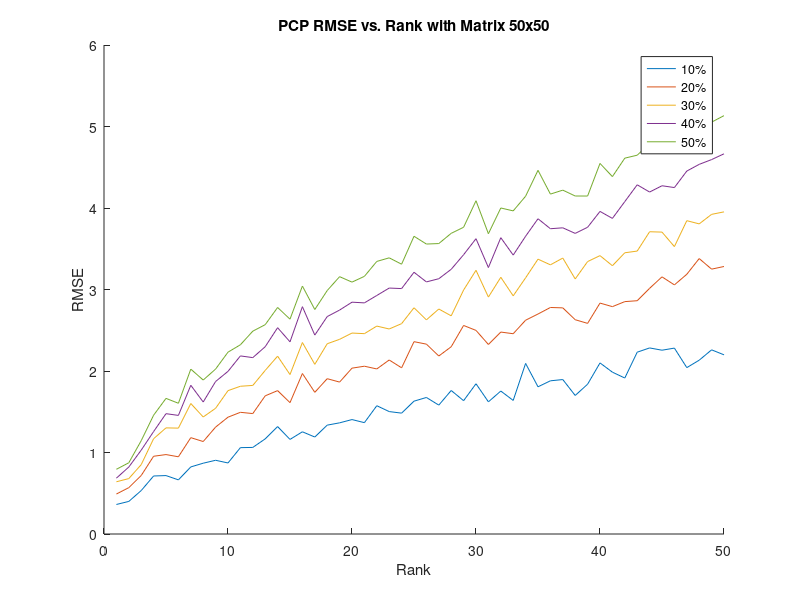

MATLAB code for this plot:
clc
% Step1 generate X = U*V.'
mn=50;
max_r = mn; % maximum rank to test
missing_pers = [10 20 30 40 50]; % missing percentages to test
n_missing_pers = length(missing_pers);
RMSE_all = zeros(n_missing_pers, max_r);
maxiter =100;
% initialize arrays for plotting rank vs. missing percentage and RMSE vs. iteration
rank_vals = [];
missing_perc_vals = [];
RMSE_vs_iter = [];
max_missing_perc = zeros(1,max_r); % array to store maximum missing percentage for each rank

for r = 1:max_r
    U = randn(mn,r);
    Urank = rank(U);
    V = randn(mn,r);
    Vrank = rank(V);
    X = U*V.';
    Xrank=rank(X);
    [Xx_size, Xy_size]=size(X);
    A=1:numel(X);
    rem10per =floor(0.9*numel(X));
    
    for i=1:n_missing_pers
        missingper = missing_pers(i);
        %calculate number of elements to remove
        num_remove = floor((100-missingper)/100*numel(X));
        disp(['Rank ', num2str(r), ', missing percentage: ' num2str(missingper) '%']);
        
        %random permutation of integers start from 10%
        omega= A(randperm(numel(A),num_remove));
        %matrix zero with Xsize
        Omega = zeros (Xx_size,Xy_size);
        %change value from 0 to 1 in Omega matrix
        Omega (omega) = 1;
        %Remove matrix X elements, store at X_Omega
        X_Omega = X.*Omega;
        
        % PCP algorithm
        lambda = 1/sqrt(max(Xx_size, Xy_size));
        L = zeros(size(X));
        S = zeros(size(X));
        for iter = 1:maxiter
            % Update L using SVD
            [U, S_diag, V] = svd(X_Omega - S);
            S_diag(lambda >= diag(S_diag)) = 0;
            L = U*S_diag*V';
            % Update S using soft-thresholding
            S = sign(X_Omega - L).*max(abs(X_Omega - L) - lambda, 0);
            % Calculate RMSE
            RMSE_all(i, r) = sqrt(sum(sum((X - L - S).^2))/numel(X));
            % Check convergence
            tol = 1e-6;
            if iter > 1 && r > 1 && abs(RMSE_all(i, r) - RMSE_all(i, r-1)) < tol
                break;
            end
        end
        % Update max_missing_perc
        max_missing_perc(r) = max(max_missing_perc(r), missingper);
    end
    % Update rank_vals and missing_perc_vals
    rank_vals = [rank_vals r*ones(1, n_missing_pers)];
    missing_perc_vals = [missing_perc_vals missing_pers];
    % Update RMSE_vs_iter
    RMSE_vs_iter = [RMSE_vs_iter RMSE_all(:, r)'];
end


% plot RMSE vs. rank
figure;
hold on;
for i=1:n_missing_pers
    y = RMSE_all(i,:);
    missingper = missing_pers(i);
    plot(y, 'DisplayName', [num2str(missingper) '%']);
end
hold off;
legend('show');
xlabel('Rank');
ylabel('RMSE');
title(['PCP RMSE vs. Rank with Matrix ' num2str(mn) 'x' num2str(mn)]);